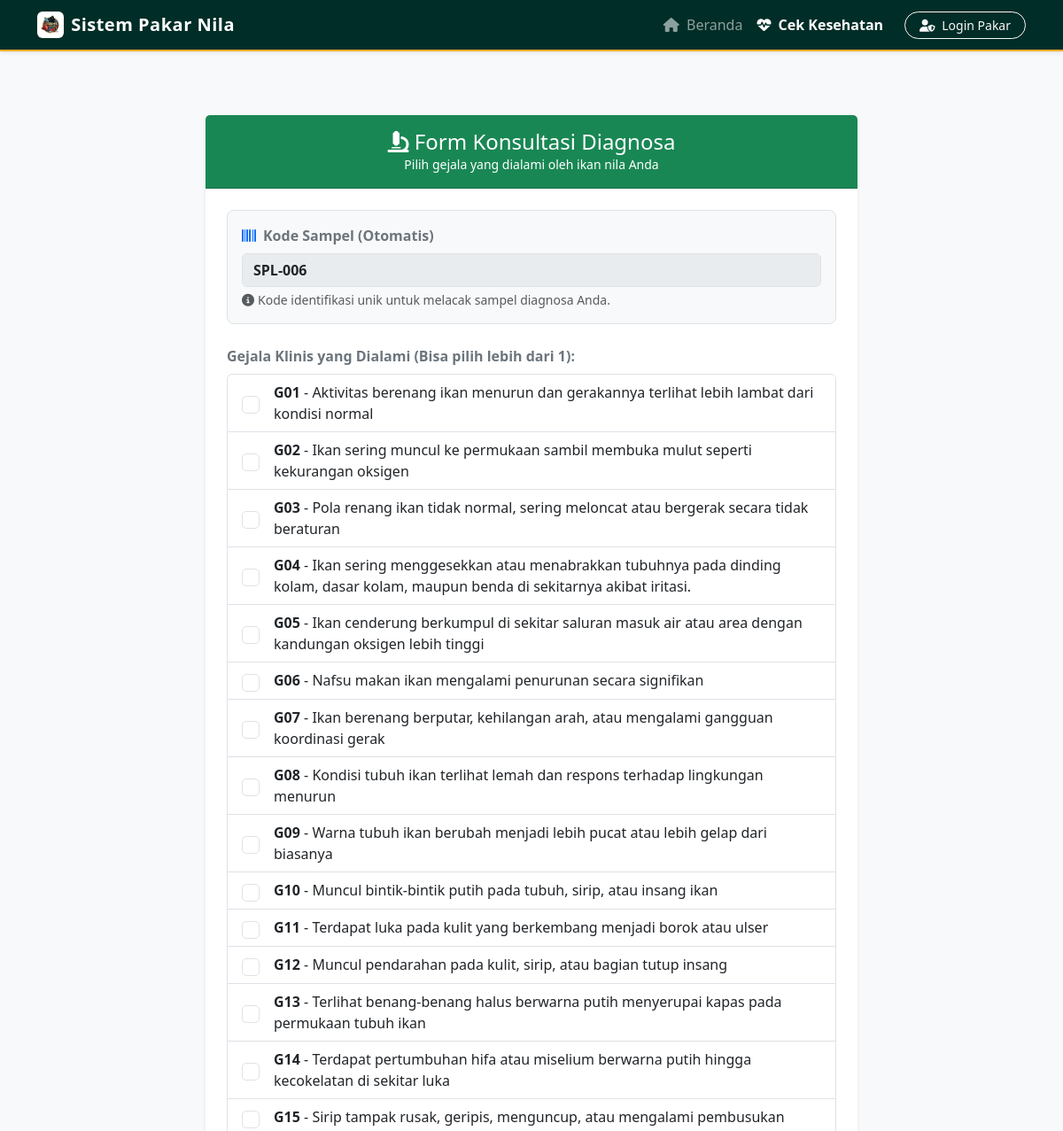
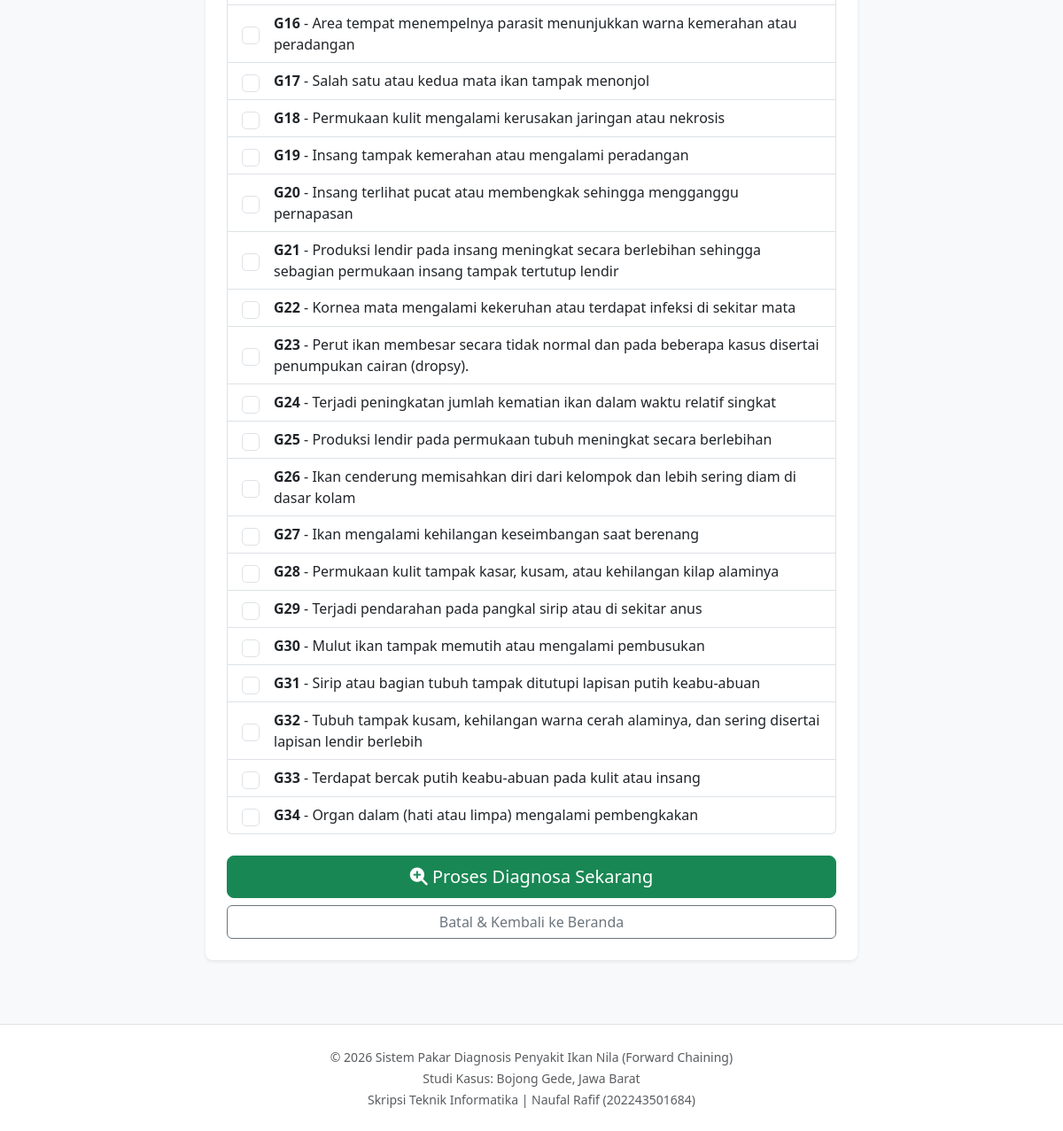
The page /konsultasi.php on the database its author committed (2 pictures, top to bottom).
### tables this page shows
CREATE TABLE `tbl_gejala` (
  `kode_gejala` varchar(10) NOT NULL,
  `nama_gejala` varchar(255) NOT NULL
);

### konsultasi.php (the view, shortened to what this page needs)
<?php
require_once 'config/database.php';
$stmt = $pdo->query("SELECT * FROM tbl_gejala ORDER BY kode_gejala ASC");
$gejala_list = $stmt->fetchAll(PDO::FETCH_ASSOC);
$stmtKode = $pdo->query("
    SELECT kode_sampel
    FROM tbl_diagnosa
    WHERE kode_sampel IS NOT NULL
    ORDER BY id_diagnosa DESC
    LIMIT 1
");
$lastKode = $stmtKode->fetch();
if ($lastKode && preg_match('/SPL-(\d+)/', $lastKode['kode_sampel'], $match)) {
    $nomorBaru = (int)$match[1] + 1;
} else {
    $nomorBaru = 1;
}
$kodeSampelBaru = 'SPL-' . str_pad($nomorBaru, 3, '0', STR_PAD_LEFT);
include 'includes/header_publik.php';
?>
<div class="container py-5">
    <div class="row justify-content-center">
        <div class="col-lg-8">
            <div class="card shadow-sm border-0 rounded-3">
                <div class="card-header bg-success text-white text-center py-3">
                    <h4 class="mb-0"><i class="fas fa-microscope"></i> Form Konsultasi Diagnosa</h4>
                    <p class="mb-0 small">Pilih gejala yang dialami oleh ikan nila Anda</p>
                </div>
                <div class="card-body p-4">
                    <form action="process/diagnosa_publik_process.php" method="POST">
                        <div class="mb-4 bg-light p-3 rounded-3 border">
                            <label for="kode_sampel" class="form-label fw-bold text-secondary"><i class="fas fa-barcode me-2 text-primary"></i>Kode Sampel (Otomatis)</label>
                            <input type="text" class="form-control fw-bold text-dark" name="kode_sampel" value="<?= $kodeSampelBaru ?>" readonly style="background-color: #e9ecef; cursor: not-allowed;">
                            <div class="form-text mt-1"><i class="fas fa-info-circle me-1"></i>Kode identifikasi unik untuk melacak sampel diagnosa Anda.</div>
                        </div>
                        <div class="mb-4">
                            <label class="form-label fw-bold text-secondary">Gejala Klinis yang Dialami (Bisa pilih lebih dari 1):</label>
                            <?php if(count($gejala_list) > 0) { ?>
                                <div class="list-group">
                                    <?php foreach($gejala_list as $row) { ?>
                                        <label class="list-group-item gejala-card d-flex gap-3 align-items-center">
                                            <input class="form-check-input flex-shrink-0 fs-5" type="checkbox" name="gejala_terpilih[]" value="<?= $row['kode_gejala'] ?>">
                                            <span>
                                                <strong><?= $row['kode_gejala'] ?></strong> - <?= $row['nama_gejala'] ?>
                                            </span>
                                        </label>
                                    <?php } ?>
                                </div>
                            <?php } else { ?>
                                <div class="alert alert-warning">Data gejala belum tersedia di database.</div>
                            <?php } ?>
                        </div>
                        <div class="d-grid gap-2 mt-4">
                            <button type="submit" class="btn btn-success btn-lg" name="submit_diagnosa">
                                <i class="fas fa-search-plus"></i> Proses Diagnosa Sekarang
                            </button>
                            <a href="index.php" class="btn btn-outline-secondary">Batal & Kembali ke Beranda</a>
                        </div>
                    </form>
                </div>
            </div>
        </div>
    </div>
</div>
<?php include 'includes/footer_publik.php'; ?>

### includes/header_publik.php (style rules this page uses)
body { background-color: #f8f9fa; display: flex; flex-direction: column; min-height: 100vh; }

### konsultasi.php (style rules this page uses)
.gejala-card { transition: transform 0.2s; }

### rows shown on the page
tbl_gejala: kode_gejala "G01", nama_gejala "Aktivitas berenang ikan menurun dan gerakannya terlihat lebih lambat dari kondisi normal"
tbl_gejala: kode_gejala "G02", nama_gejala "Ikan sering muncul ke permukaan sambil membuka mulut seperti kekurangan oksigen"
tbl_gejala: kode_gejala "G03", nama_gejala "Pola renang ikan tidak normal, sering meloncat atau bergerak secara tidak beraturan"
tbl_gejala: kode_gejala "G04", nama_gejala "Ikan sering menggesekkan atau menabrakkan tubuhnya pada dinding kolam, dasar kolam, maupun benda di sekitarnya akibat iritasi."
tbl_gejala: kode_gejala "G05", nama_gejala "Ikan cenderung berkumpul di sekitar saluran masuk air atau area dengan kandungan oksigen lebih tinggi"
tbl_gejala: kode_gejala "G06", nama_gejala "Nafsu makan ikan mengalami penurunan secara signifikan"
tbl_gejala: kode_gejala "G07", nama_gejala "Ikan berenang berputar, kehilangan arah, atau mengalami gangguan koordinasi gerak"
tbl_gejala: kode_gejala "G08", nama_gejala "Kondisi tubuh ikan terlihat lemah dan respons terhadap lingkungan menurun"
tbl_gejala: kode_gejala "G09", nama_gejala "Warna tubuh ikan berubah menjadi lebih pucat atau lebih gelap dari biasanya"
tbl_gejala: kode_gejala "G10", nama_gejala "Muncul bintik-bintik putih pada tubuh, sirip, atau insang ikan"
tbl_gejala: kode_gejala "G11", nama_gejala "Terdapat luka pada kulit yang berkembang menjadi borok atau ulser"
tbl_gejala: kode_gejala "G12", nama_gejala "Muncul pendarahan pada kulit, sirip, atau bagian tutup insang"
tbl_gejala: kode_gejala "G13", nama_gejala "Terlihat benang-benang halus berwarna putih menyerupai kapas pada permukaan tubuh ikan"
tbl_gejala: kode_gejala "G14", nama_gejala "Terdapat pertumbuhan hifa atau miselium berwarna putih hingga kecokelatan di sekitar luka"
tbl_gejala: kode_gejala "G15", nama_gejala "Sirip tampak rusak, geripis, menguncup, atau mengalami pembusukan"
tbl_gejala: kode_gejala "G16", nama_gejala "Area tempat menempelnya parasit menunjukkan warna kemerahan atau peradangan"
tbl_gejala: kode_gejala "G17", nama_gejala "Salah satu atau kedua mata ikan tampak menonjol"
tbl_gejala: kode_gejala "G18", nama_gejala "Permukaan kulit mengalami kerusakan jaringan atau nekrosis"
tbl_gejala: kode_gejala "G19", nama_gejala "Insang tampak kemerahan atau mengalami peradangan"
tbl_gejala: kode_gejala "G20", nama_gejala "Insang terlihat pucat atau membengkak sehingga mengganggu pernapasan"
tbl_gejala: kode_gejala "G21", nama_gejala "Produksi lendir pada insang meningkat secara berlebihan sehingga sebagian permukaan insang tampak tertutup lendir"
tbl_gejala: kode_gejala "G22", nama_gejala "Kornea mata mengalami kekeruhan atau terdapat infeksi di sekitar mata"
tbl_gejala: kode_gejala "G23", nama_gejala "Perut ikan membesar secara tidak normal dan pada beberapa kasus disertai penumpukan cairan (dropsy)."
tbl_gejala: kode_gejala "G24", nama_gejala "Terjadi peningkatan jumlah kematian ikan dalam waktu relatif singkat"
tbl_gejala: kode_gejala "G25", nama_gejala "Produksi lendir pada permukaan tubuh meningkat secara berlebihan"
tbl_gejala: kode_gejala "G26", nama_gejala "Ikan cenderung memisahkan diri dari kelompok dan lebih sering diam di dasar kolam"
tbl_gejala: kode_gejala "G27", nama_gejala "Ikan mengalami kehilangan keseimbangan saat berenang"
tbl_gejala: kode_gejala "G28", nama_gejala "Permukaan kulit tampak kasar, kusam, atau kehilangan kilap alaminya"
tbl_gejala: kode_gejala "G29", nama_gejala "Terjadi pendarahan pada pangkal sirip atau di sekitar anus"
tbl_gejala: kode_gejala "G30", nama_gejala "Mulut ikan tampak memutih atau mengalami pembusukan"
tbl_gejala: kode_gejala "G31", nama_gejala "Sirip atau bagian tubuh tampak ditutupi lapisan putih keabu-abuan"
tbl_gejala: kode_gejala "G32", nama_gejala "Tubuh tampak kusam, kehilangan warna cerah alaminya, dan sering disertai lapisan lendir berlebih"
tbl_gejala: kode_gejala "G33", nama_gejala "Terdapat bercak putih keabu-abuan pada kulit atau insang"
tbl_gejala: kode_gejala "G34", nama_gejala "Organ dalam (hati atau limpa) mengalami pembengkakan"
